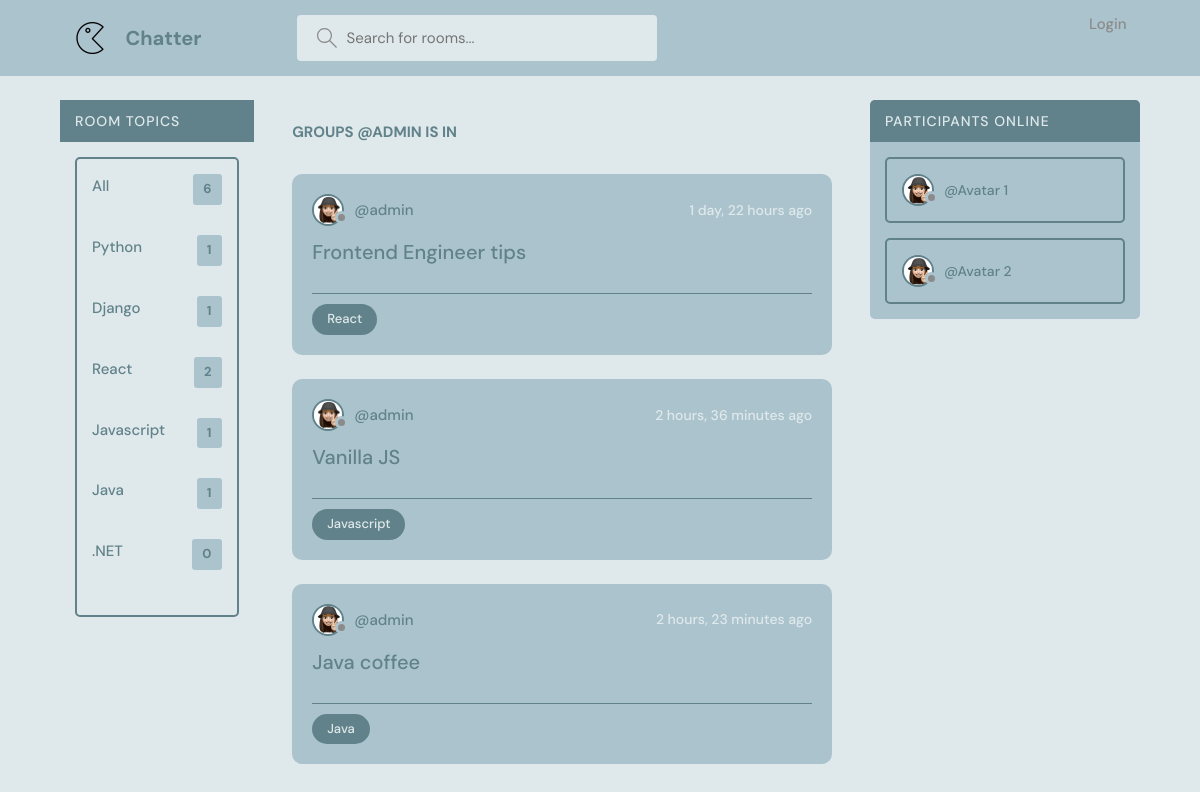
The app's page /profile/1/, older data.
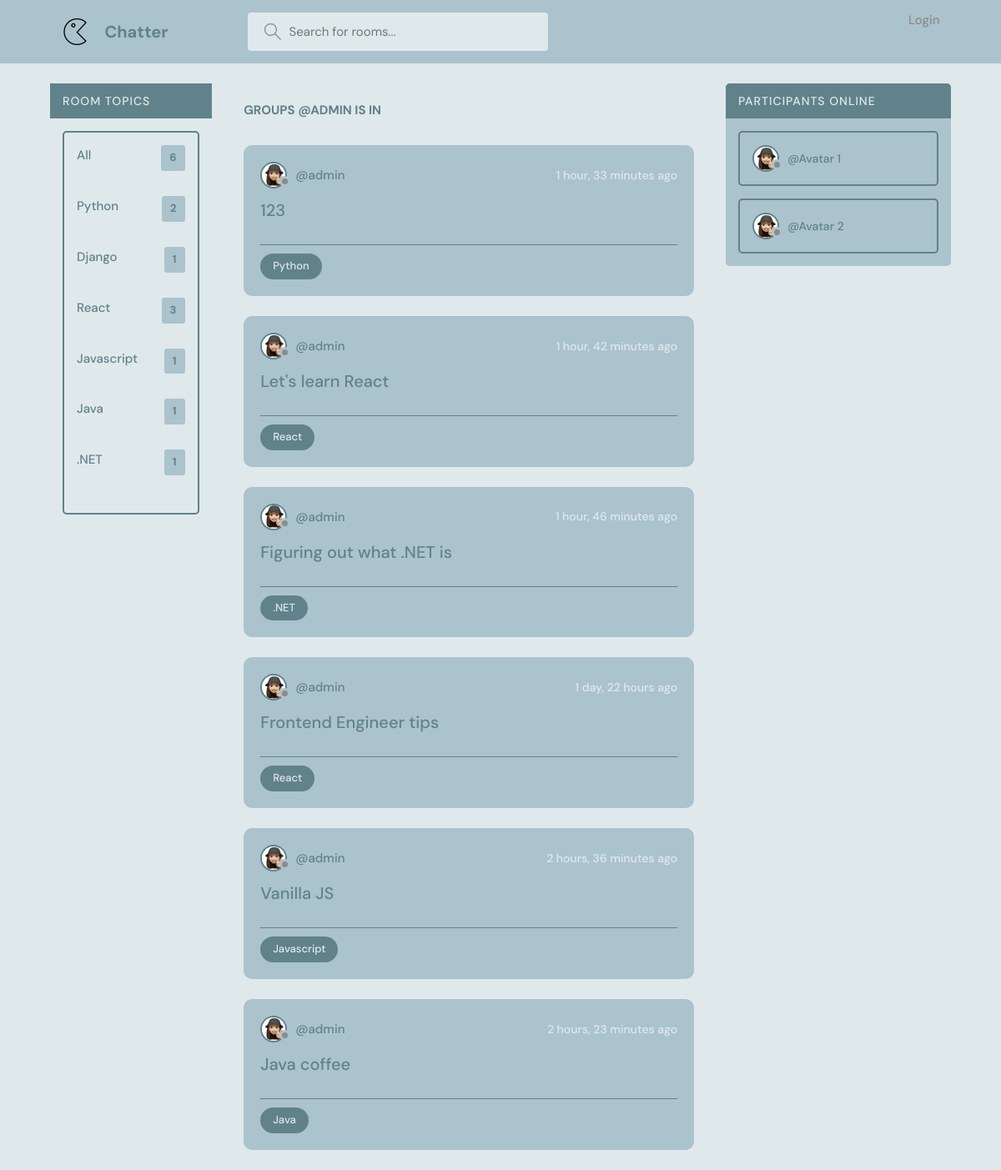
The same page, newer data.
### base/models.py (models this page shows, shortened)
class Topic(models.Model):
    name = models.CharField(max_length=100)

class Room(models.Model):
    host = models.ForeignKey(User, on_delete=models.SET_NULL, null = True)
    topic= models.ForeignKey(Topic, on_delete=models.SET_NULL, null = True)
    name = models.CharField(max_length =200) # specify the attribute and its value
    description = models.TextField(null = True, blank = True) # by default null is set to False. Null = true means description can be blank. Null is for database and blank is for the form
    participants = models.ManyToManyField(User, related_name='participants', blank=True)
    updated = models.DateTimeField(auto_now = True) #snapshot every time we save
    created = models.DateTimeField(auto_now_add = True) #snapshot the first time we add it
    class Meta:
        ordering = ['-updated', '-created']

### base/views.py (the view)
# urls.py: path('profile/<str:pk>/', views.userProfile, name="user-profile"),
def userProfile(request,pk):
    user = User.objects.get(id=pk)
    rooms = user.room_set.all()
    room_message = user.message_set.all()
    topics = Topic.objects.all()
    context= {'user': user, 'rooms':rooms, 'topics':topics}
    return render(request, 'base/profile.html', context)

### base/templates/base/profile.html
{% extends 'main.html' %}
{% load static %}
{% block content %}
<main class="profile-page layout layout--3">
  <div class="container">
    {% include 'base/topics_component.html' %}
    <div class="roomList">
      <div class="profile">
        <div class="profile__about">
          <h3> Groups @{{user.username}} is in </h3>
        </div>
      </div>
      {% include 'base/feed_component.html' %}
    </div>
    <div class="activities">
      <div class="activities__header">
        <h2>Participants online</h2>
      </div>
      <div class="activities__box">
        <div class="activities__boxHeader roomListRoom__header">
          <a href="profile.html" class="roomListRoom__author">
            <div class="avatar avatar--small">
              <img src="static/images/avatar1.png" />
            </div>
            <p>
              @Avatar 1
            </p>
          </a>
        </div>
      </div>
      <div class="activities__box">
        <div class="activities__boxHeader roomListRoom__header">
          <a href="profile.html" class="roomListRoom__author">
            <div class="avatar avatar--small">
              <img src="static/images/avatar1.png" />
            </div>
            <p>
              @Avatar 2
            </p>
          </a>
        </div>
      </div>
    </div>
  </div>
</main>
{% endblock content %}

### base/templates/base/topics_component.html
<div class="topics">
    <div class="activities__header">
        <h2> Room topics </h2>
    </div>
    <div class="activities__box">
        <ul class="topics__list">
            <li>
                <a href="{% url 'home' %}">All <span>{{topics.count}}</span></a>
            </li>
            {% for topic in topics %}
            <li>
                <a href="{% url 'home' %}?q={{topic.name}}">{{topic.name}}<span>{{topic.room_set.all.count}}</span></a>
            </li>
            {% endfor %}
        </ul>
    </div>
</div>

### base/templates/base/feed_component.html (shortened to what this page needs)
{% for room in rooms %}
<div class="roomListRoom">
    <div class="roomListRoom__header">
        <a href="{% url 'user-profile' room.host.id %}" class="roomListRoom__author">
            <div class="avatar avatar--small">
                <img src="static/images/avatar1.png" />
            </div>
            <span>
                @{{room.host.username}}
            </span>
        </a>
        <div class="roomListRoom__actions">
            <span> {{room.created | timesince }} ago</span>
        </div>
    </div>
    <div class="roomListRoom__content">
        <a href="{% url 'room' room.id %}">{{room.name}}</a>
    </div>
    <div class="roomListRoom__meta">
        <p class="roomListRoom__topic">{{room.topic.name}}</p>
    </div>
</div>
{% endfor %}

Row changes from the older to the newer data that the page shows:
computed for Topic "Python": room_set.all.count "1" → "2"
computed for Topic "React": room_set.all.count "2" → "3"
computed for Topic ".NET": room_set.all.count "0" → "1"
added Room: host.username "admin", created "1 hour, 33 minutes", name "123", topic.name "Python"
added Room: host.username "admin", created "1 hour, 42 minutes", name "Let's learn React", topic.name "React"
added Room: host.username "admin", created "1 hour, 46 minutes", name "Figuring out what .NET is", topic.name ".NET"
